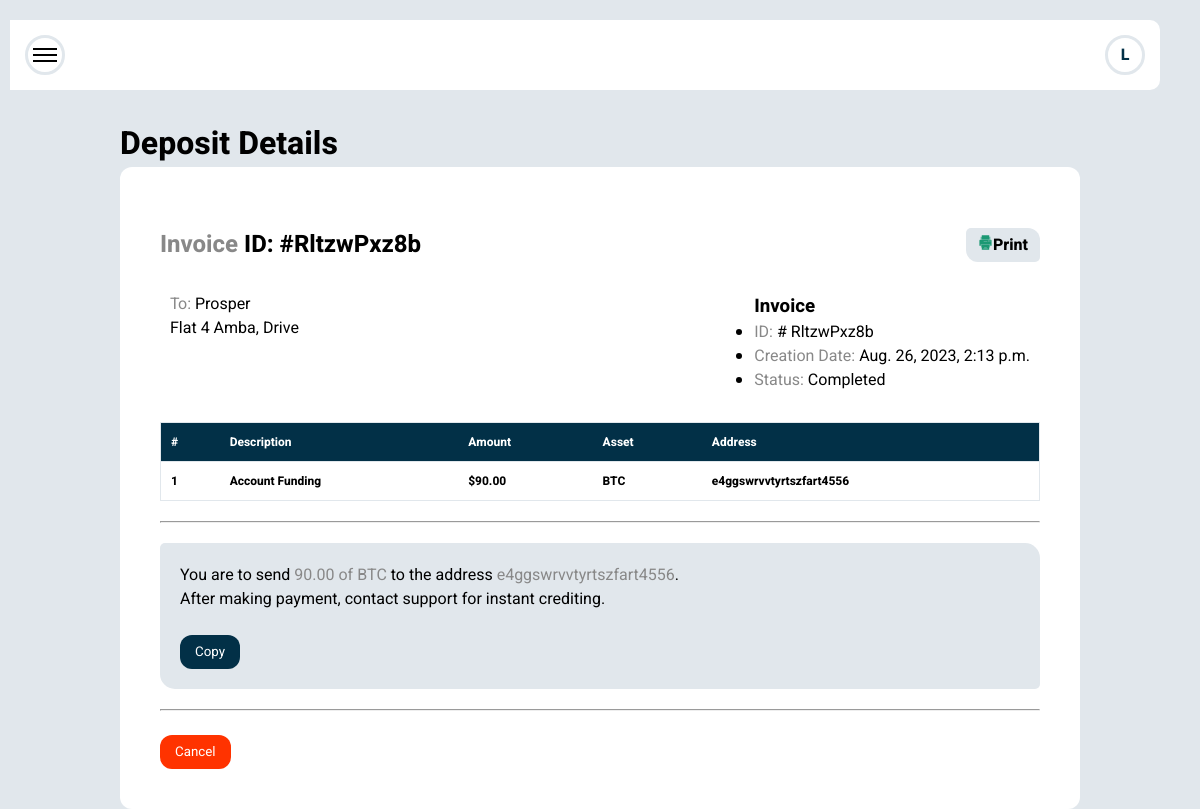
Screenshot of /dashboard/deposit/rltzwpxz8b (signed in) with the database file from the repository.
### crypto/models.py (models this page shows, shortened)
class Deposit(models.Model):
    profile = models.ForeignKey(Profile, null=True, on_delete=models.SET_NULL, related_name='deposit_user')
    reference = models.CharField(default=random_alphanumeric_string(), max_length=50, null=True, editable=True)
    slug = models.SlugField(null=True,  max_length=500)
    amount = models.DecimalField(decimal_places=2, max_digits=100, null=True, default=0)
    asset = models.ForeignKey(Asset, null=True, on_delete=models.SET_NULL, related_name='deposit_asset')
    date_initiated = models.DateTimeField(auto_now=True)
    STATUS_CHOICES = (
        ('Completed', 'Completed'),
        ('Pending', 'Pending'),
        ('Cancelled', 'Cancelled'),
    )
    status = models.CharField(null=True,
        max_length=100, choices=STATUS_CHOICES, default='Completed')

class Profile(models.Model):
    user = models.OneToOneField(
        User, null=True, related_name="account", on_delete=models.CASCADE)
    photo = CloudinaryField('image', null=True, blank=True)
    phone_number = models.CharField(
        max_length=12, null=True, help_text="Enter your State or Phone Number")
    reference = models.CharField(default= random_alphanumeric_string(), max_length=10, null=True, editable=False, unique=True)
    slug = models.SlugField(null=True,  max_length=500)
    address = models.CharField(
        max_length=500, blank=True, null=True, help_text="Enter your House address")
    country = models.CharField(
        max_length=100, help_text="Enter your Country (e.g. Nigeria)", null=True, blank=True)
    date_of_birth = models.DateField(null=True, blank=True)
    email_confirmed = models.BooleanField(default=False)
    date_created = models.DateTimeField(auto_now=True)

class Asset(models.Model):
    asset_icon = CloudinaryField('image', null=True, blank=True)
    asset_name = models.CharField(max_length=50, null=True)
    asset_abbr = models.CharField(max_length=50, null=True, blank=True)

class TransactionSettings(models.Model):
    minimum_deposit = models.DecimalField(decimal_places=2, default=100, max_digits=100, null=True, blank=True)
    company_wallet_address = models.CharField(max_length=500, null=True)
    starting_account_balance = models.DecimalField(decimal_places=2, default=100, max_digits=100, null=True, blank=True)
    class Meta:
        verbose_name_plural = 'Transaction Settings'

### crypto/views/dashboard.py (the view)
class DepositDetailView(LoginRequiredMixin, DetailView):
    model = Deposit
    template_name = 'userdashboard/deposit_detail.html'
    login_url = "auth_app:login"

### crypto/context_processors.py (called while the page is built)
def base_data(request):
    data = {}
    transaction_settings = get_object_or_404(TransactionSettings, pk=1)
    site_setting = get_object_or_404(SiteSettings, pk=1)
    assets = Asset.objects.all()
    data['transaction_settings'] = transaction_settings
    data['site_setting'] = site_setting
    data['assets'] = assets
    return data

### crypto/templates/userdashboard/deposit_detail.html (shortened to what this page needs)
<!DOCTYPE html>
<html lang="en">
{% extends 'userdashboard/base.html' %} {% load static %}
    {% block content %}
    <div class="dashboard-content">
        <div class="content-title">
            <h1>Deposit Details</h1>
        </div>
        <div class="details-card">
            <div class="card-header-1">
                <div class="detail-invoice_id">
                    <h2><span>Invoice</span> ID: #{{object.reference}}</h2>
                </div>
                <div class="print-detail" onclick="window.print()">
                    <div class="print-icon">
                    </div>
                    <p>Print</p>
                </div>
            </div>
            <div class="card-header-2">
                <div class="address">
                    <p class="detail-username"><span>To:</span> {{request.user.first_name}}</p>
                    <p class="street-address">
                        {{request.user.account.address}}
                    </p>
                </div>
                <div class="invoice-detail">
                    <h3>Invoice</h3>
                    <ul>
                        <li><span>ID:</span> # {{object.reference}}</li>
                        <li><span>Creation Date:</span> {{object.date_initiated}}</li>
                        <li class="trans-{{object.status}}"><span>Status:</span> {{object.status}}</li>
                    </ul>
                </div>
            </div>
            <div class="detail-table">
                <div class="table-content">
                    <table>
                        <thead>
                            <tr>
                                <th>#</th>
                                <th>Description</th>
                                <th>Amount</th>
                                <th>Asset</th>
                                <th>Address</th>
                            </tr>
                        </thead>
                        <tbody>
                            <tr>
                                <td>1</td>
                                <td>Account Funding</td>
                                <td>${{object.amount|floatformat:"2g"}}</td>
                                <td>{{object.asset.asset_abbr}}</td>
                                <td>{{transaction_settings.company_wallet_address}}</td>
                            </tr>
                        </tbody>
                    </table>
                </div>
            </div>
            <hr>
            <div class="copy-info">
                <p>You are to send <span>{{object.amount|floatformat:"2g"}} of {{object.asset.asset_abbr}} </span> to the address <span id="copy-address">{{transaction_settings.company_wallet_address}}</span>. <br> After making payment, contact support for
                    instant crediting.
                </p>
                <br>
                <input class="copy-btn" type="button" value="Copy">
            </div>
            <hr>
            <br>
            <a href="{% url 'crypto:withdrawal_list' %}"><input class="cancel-btn" type="button" value="Cancel"></a>
        </div>
    </div>
    {% endblock content %}

### crypto/templates/userdashboard/base.html (shortened to what this page needs)
<!DOCTYPE html>
<html lang="en">
{% load static %}
<head>
     {% block styles %}
    <link rel="stylesheet" href="/static/css/dashboard.css"> {% endblock styles %}
</head>
<body>
    <main>
        <div class="main-container">
            <div class="dashbase-container">
                 {% block header %}
                <div class="dashboard-header">
                    <div class="toggle-menu circle-border" onclick="toggleSidebar()">
                        <div class="menu-bar vertical-stack bar1">
                        </div>
                        <div class="menu-bar vertical-stack bar2">
                        </div>
                        <div class="menu-bar vertical-stack bar3">
                        </div>
                    </div>
                    <div class="user-name circle-border">
                        <p>{{request.user.username|first}}</p>
                    </div>
                </div>
                {% endblock header %}
            </div>
             {% block content %} {% endblock content %}
        </div>
    </main>
</body>
</html>

### crypto/static/css/dashboard.css (style rules this page uses)
* { padding: 0; margin: 0; box-sizing: border-box; font-family: Heebo, system-ui, -apple-system, BlinkMacSystemFont, 'Segoe UI', Roboto, Oxygen, Ubuntu, Cantarell, 'Open Sans', 'Helvetica Neue', sans-serif; }
:root { --background-grey: rgb(225, 231, 236); --side-bar-blue: #023047; --text-black: black; --text-grey: rgb(136, 136, 136); --active-white: white; --inactive-white: rgba(221, 221, 221, 0.863); --green: rgb(28, 153, 116); --balance: blue; --total: purple; --pending: orange; --completed: green; --ongoing: pink; --cancelled: red; }
body { background-color: var(--background-grey); overflow-x: hidden; width: 100vw; }
.main-container { max-width: 1200px; min-width: 300px; width: 100vw; margin: auto; }
.dashbase-container { display: flex; margin-top: 20px; margin-right: 20px; position: fixed; z-index: 1000; top: 0; right: 10px; left: 10px; }
.dashboard-header { display: flex; justify-content: space-between; padding: 15px; background-color: var(--active-white); border-radius: 0 10px 10px 0; height: fit-content; margin: 0 10px 20px 0; width: 100vw; transition: all 0.8s; }
.toggle-menu { cursor: pointer; }
.menu-bar { width: 100%; border: solid thin; height: 1px; transition: all 0.8s; }
.vertical-stack { margin: 2px; }
.circle-border { border: solid var(--background-grey); width: 40px; height: 40px; padding: 5px; display: flex; flex-direction: column; align-items: center; border-radius: 50%; justify-content: center; }
.user-name p { color: var(--side-bar-blue); font-weight: 800; }
.dashboard-content { width: 80%; position: relative; margin: auto; margin-left: 10%; margin-top: 15vh; }
.table-content { width: 100%; overflow-x: auto; }
.table-content table { min-width: 700px; width: 100%; border-collapse: collapse; }
table th { color: var(--text-grey); font-size: 12px; }
table td { font-weight: 700; font-size: 12px; }
table { border: 1px solid var(--background-grey); border-radius: 12px; }
table td, th { padding: 10px; text-align: left; border-bottom: 1px solid var(--background-grey); }
.copy-btn { padding: 7px 15px; background-color: var(--side-bar-blue); border: none; border-radius: 12px; color: var(--active-white); cursor: pointer; }
.cancel-btn { padding: 7px 15px; background-color: rgb(255, 51, 0); border: none; border-radius: 12px; color: var(--active-white); cursor: pointer; }
.details-card { padding: 40px; background-color: var(--active-white); border-radius: 12px; }
.print-detail { display: flex; align-items: center; flex-wrap: wrap; width: fit-content; height: fit-content; border-radius: 5px 12px; padding: 5px 12px; background-color: var(--background-grey); cursor: pointer; }
.print-detail p { font-weight: 800; }
.print-icon { display: flex; align-items: center; justify-content: center; }
.print-icon svg { width: 15px; fill: var(--green); }
.details-card span { color: var(--text-grey); }
.card-header-1 { display: flex; align-items: center; justify-content: space-between; margin: 20px 0 20px 0; }
.card-header-2 { margin-bottom: 20px; display: flex; justify-content: space-between; flex-wrap: wrap; }
.card-header-2 div { margin: 10px; }
.detail-table { margin-bottom: 20px; }
.copy-info { margin: 20px 0 20px 0; padding: 20px; background-color: var(--background-grey); border-radius: 5px 15px; }
.detail-table thead tr { background-color: var(--side-bar-blue); }
.detail-table thead tr th { color: var(--active-white); }

### rows the page displays
Deposit: reference "RltzwPxz8b", date_initiated "Aug. 26, 2023, 2:13 p.m.", status "Completed", amount "90.00", asset.asset_abbr "BTC"

### other values shown
{{ request.user.username|first }} "L"
{{ request.user.first_name }} "Prosper"
{{ request.user.account.address }} "Flat 4 Amba, Drive"
